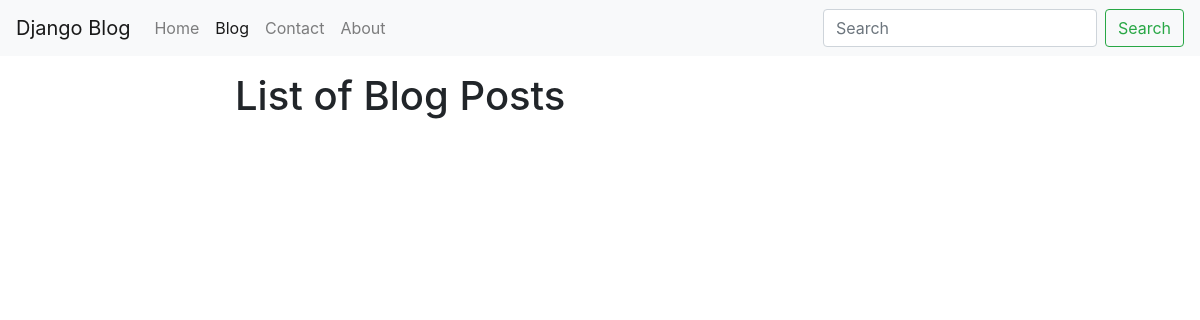
Before: /blog/ with the older database file.
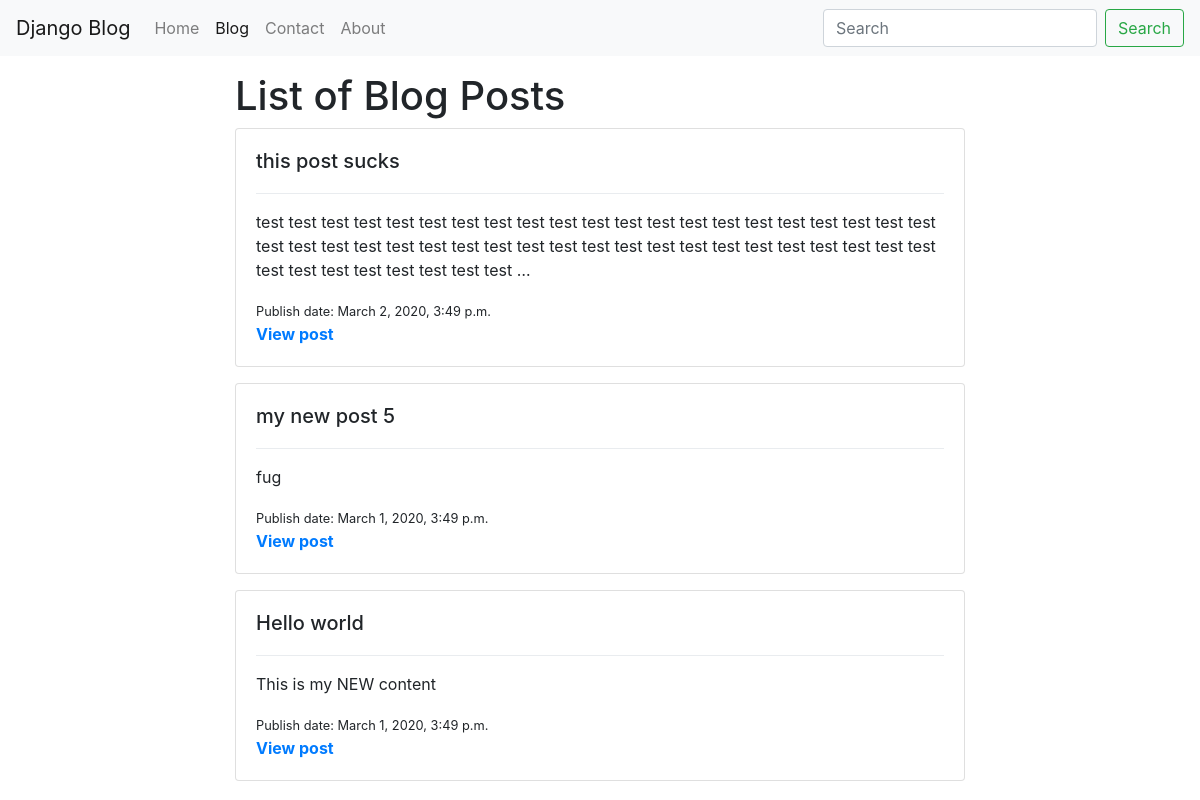
After: the same page with the newer database file.
### blog/models.py (models this page shows, shortened)
class BlogPost(models.Model):
  user = models.ForeignKey(user_model,
    null=True, default=1, on_delete=models.SET_NULL)
  title = models.TextField()
  slug = models.SlugField(unique=True)
  content = models.TextField(null=True, blank=True)
  publish_date = models.DateTimeField(auto_now=False, auto_now_add=False, null=True, blank=True)
  timestamp = models.DateTimeField(auto_now_add=True)
  updated = models.DateTimeField(auto_now=True)
  image = models.ImageField(upload_to='image/', blank=True, null=True)
  objects = BlogPostManager()
  class Meta:
    ordering = ['-publish_date', '-updated', '-timestamp']
  def get_absolute_url(self):
    return f'/blog/{self.slug}'

### blog/views.py (the view)
# urls.py: path('', blog_post_list_view),
def blog_post_list_view(request):
  if request.user.is_authenticated:
    list = BlogPost.objects.filter()
  else:
    list = BlogPost.objects.filter().published()
  t_name = 'blog/list.html'
  context = {
    'title': 'Blog Posts',
    'title_header': 'List of Blog Posts',
    'list': list,
    }
  return render(request, t_name, context)

### blog/models.py (called while the page is built)
  def published(self):
    now = timezone.now()
    return self.filter(publish_date__lte=now)

  def get_queryset(self):
    return BlogPostQuerySet(self.model, using=self._db)

### blog/templates/blog/list.html
{% extends "base.html" %}
{% block content %}
  {% for object in list %}
    {% include "blog/list_inline.html" with blog_post=object truncate=True %}
  {% endfor %}
{% endblock %}

### blog/templates/blog/list_inline.html (shortened to what this page needs)
<div class="card mb-3">
  <div class="card-body">
    <div class="row">
      <div class="col-9">
        <h5 class="card-title">{{ blog_post.title }}</h5>
      </div>
      <div class="col-3">
      </div>
    </div>
    <div class="dropdown-divider"></div>
    {% if truncate %}
      <p class="card-text">{{ blog_post.content | linebreaks | truncatewords:50 }}</p>
    {% else %}
      <p class="card-text">{{ blog_post.content | linebreaks }}</p>
    {% endif %}
    <small>Publish date: {{ blog_post.publish_date }}</small>
    <div class="row justify-content-end">
      {% if not detail %}
        <div class="text-left col-4">
          <b><a href="{{ blog_post.get_absolute_url }}">View post</a></b>
        </div>
      {% endif %}
      <div class="text-right col-8">
      </div>
    </div>
  </div>
</div>

Changed rows visible on the page:
now on this page (row edited): BlogPost: title "this post sucks", content "test test test test test test test test test test test test test test test test test test test test test test test test test test test test test test test test test test test test test test test test test test test test test test test test test test …", publish_date "March 2, 2020, 3:49 p.m."
now on this page (row edited): BlogPost: title "my new post 5", content "fug", publish_date "March 1, 2020, 3:49 p.m."
now on this page (row edited): BlogPost: title "Hello world", content "This is my NEW content", publish_date "March 1, 2020, 3:49 p.m."
